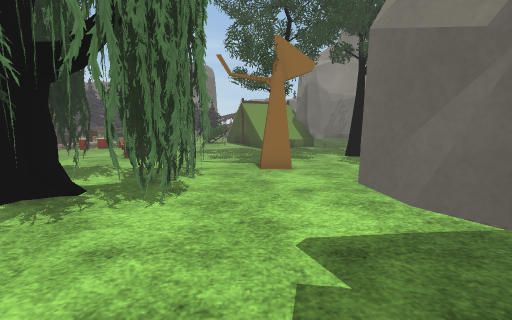
[1] (above)

22 first-person views from a walk through a 3-D level made in the Unity game engine. The camera is 1.3 m above the floor, tilts 8° down and sees 90° across. The floor is counted in squares, 1 m on a side. Each view is taken from the middle of a square. On the plan, view 1 faces up. The plan holds only what a view shows up to about 13 squares ahead; the rest is blank. The place goes on beyond the plan. The terrain is drawn as flat ground. The player character is not drawn. Some surface patterns are stand-ins.

[2]
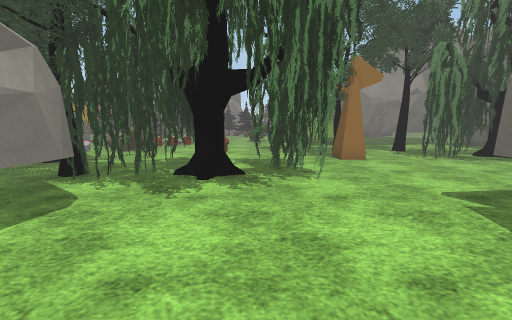

[3]
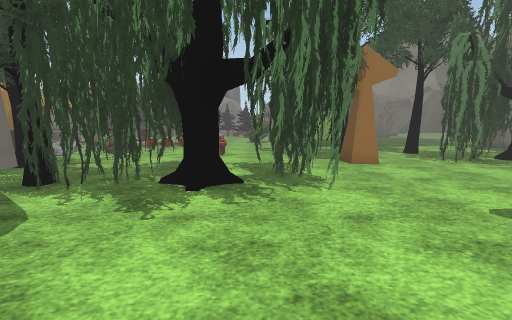

[4]
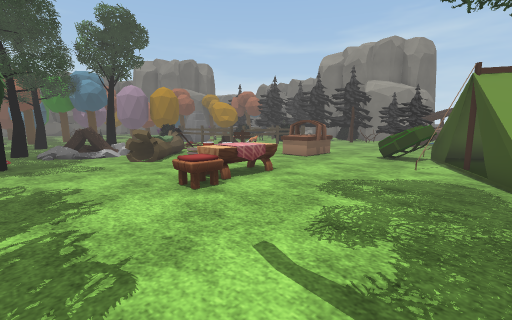

[5]
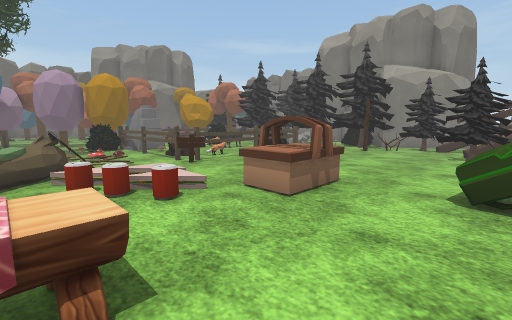

[6]
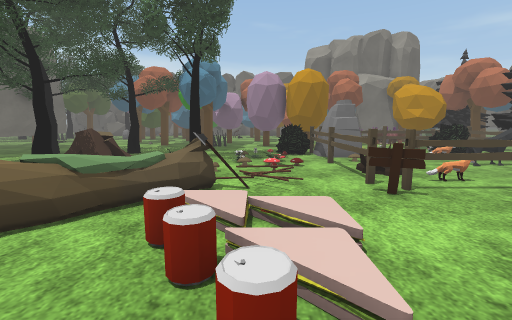

[7]
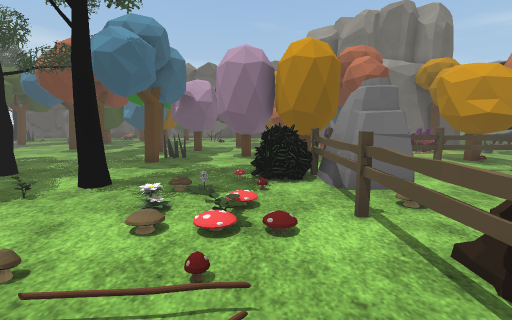

[8]
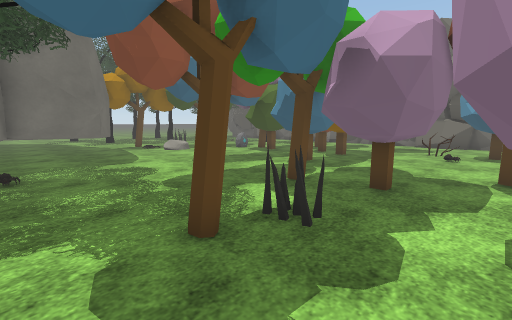

[9]
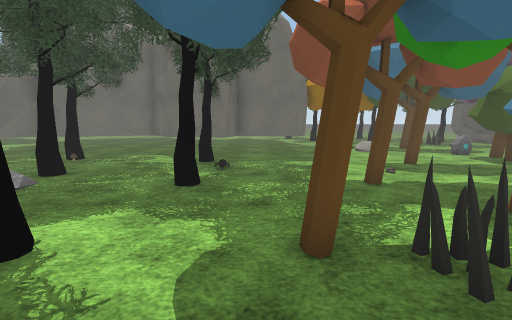

[10]
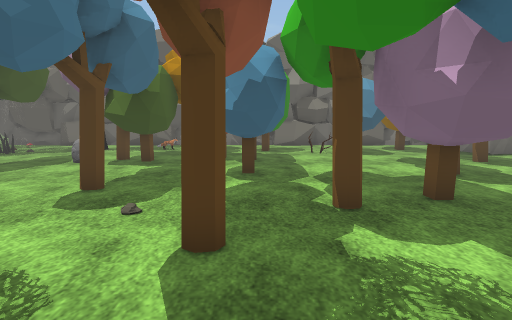

[11]
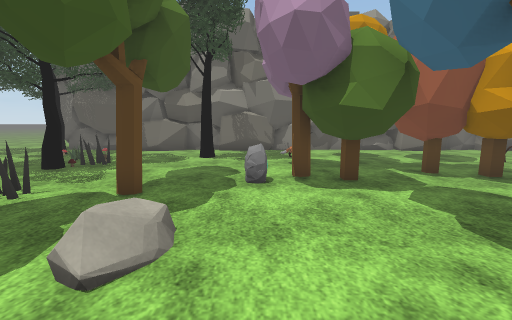

[12]
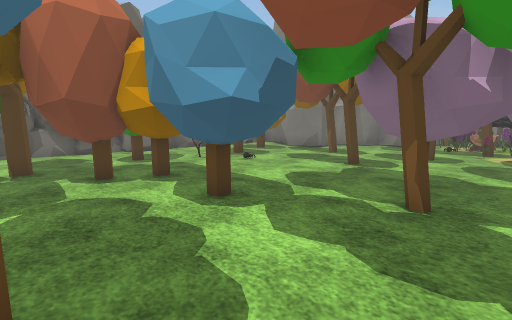

[13]
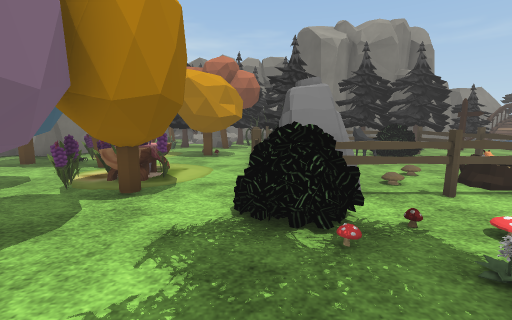

[14]
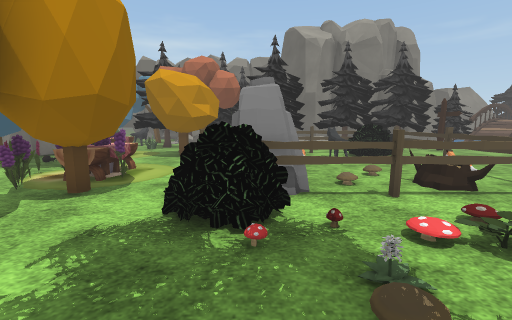

[15]
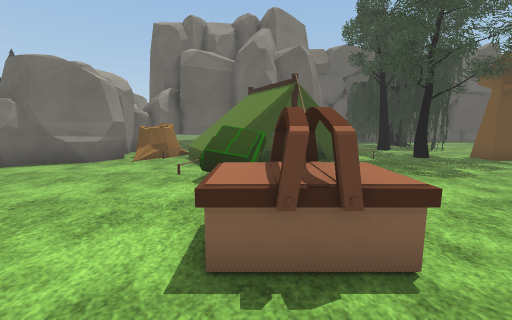

[16]
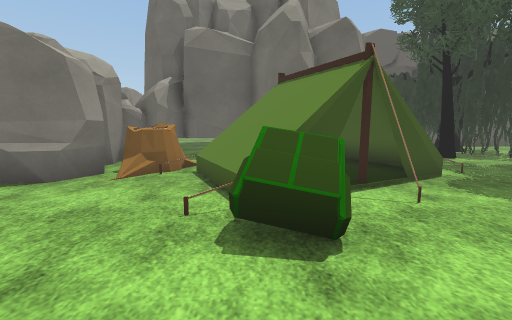

[17]
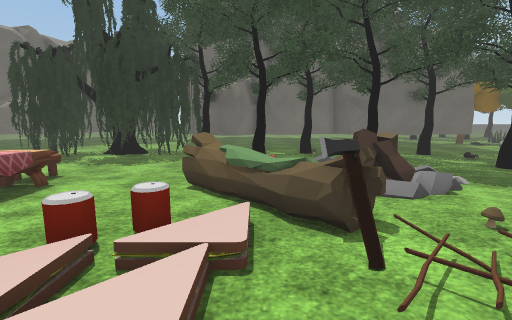

[18]
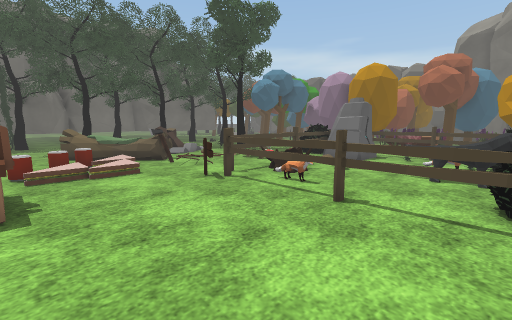

[19]
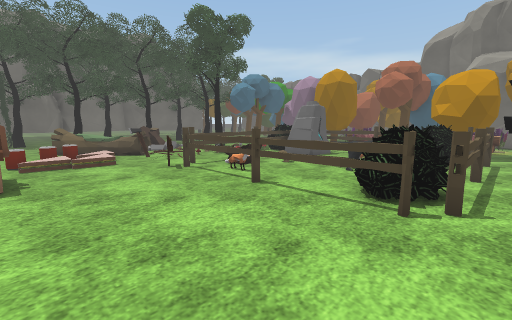

[20]
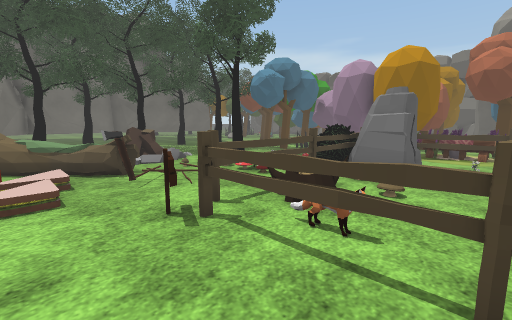

[21]
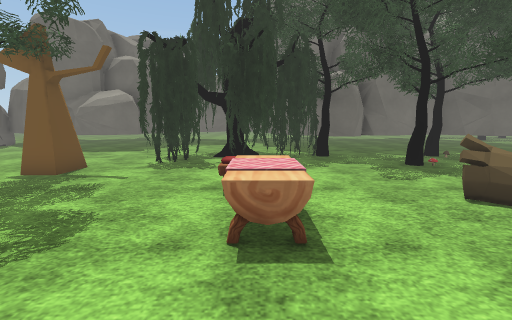

[22]
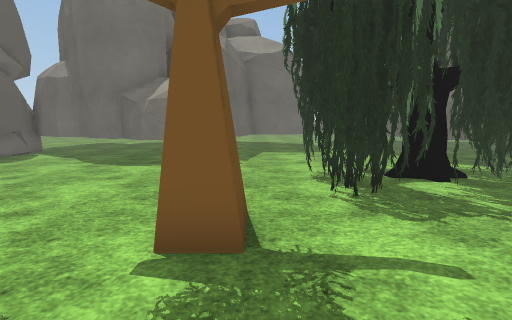

### Floor plan
Key: @ floor where view 1 was taken; # wall or solid block; x gap in a wall; . main floor; : floor 0.25 m higher than the main floor; / step, stairs or slope; v drop or lower ground; O other object.
Columns run from 35 left of view 1 to 6 right of it. Each row starts with its distance up from view 1.
 24           # O    #OOO......O...O  #
 23          ##OOOO OOOOOOOOO.....OOO.#####
 22        ### OOOOOO OO.OOOO..........## ##
 21           OOO....OOOOO..O...........OO##
 20      #    OOOOO..O...O..O...........OO.#
 19      #    O.OOOO.OO..O.OO.........///  #
 18        ...OOOOOO.OOOOOO.O.......OO///vv#
 17       .O.. OOOOOOOOOOOOOO...OO..OO////##
 16    OO .... OO OO.OO.....O...OO....x/  #
 15  # OO........ OO.OOOOOO/..//......#/
 14 #.. OOO..O...OOO...O.O.////OO......///
 13 #.. OOO... OOO.....OO.OOO/OO............
 12 #...OO....OOOOOO...O....OO....O.........
 11 #....O.....OO..O...OO:.:.OO...O.....O..O.O
 10 #.. O    OO.O.........OO/.O...OO....O..OOO
  9 #.. O  OOOOO.O...OO..:O /..............OOO
  8 #.... OOOOO..O....O..O//...........OO..OOO
  7 #.... OO.............O..OO....O.OOO.....OO
  6 #...O.OOO..O.................OOOOOO.......
  5 #  O.. OO.........O...OO...OOOOOOO........
  4 #../..OOO........###...O..##OOOOOOO.......
  3 ##.....O......#######..######OOOOO........
  2 ##............####  ####    ## .....#####.
  1 #..O....O.....               #......#   ##
  0 #...........                 #.....@#
 -1 #..........O                    ....#
 -2 #..OOO..OO                      .####

Where each view was taken, in squares from view 1:
view 1: 0 up, 0 right, facing up
view 2: 2 down, 3 left, facing up
view 3: 1 down, 3 left, facing up
view 4: 7 up, 0 right, facing up-left
view 5: 12 up, 3 left, facing up-left
view 6: 14 up, 6 left, facing left
view 7: 15 up, 11 left, facing left
view 8: 14 up, 18 left, facing down-left
view 9: 14 up, 19 left, facing down
view 10: 9 up, 19 left, facing left
view 11: 3 up, 22 left, facing left
view 12: 6 up, 22 left, facing up-left
view 13: 12 up, 18 left, facing up
view 14: 12 up, 17 left, facing up
view 15: 17 up, 9 left, facing right
view 16: 18 up, 6 left, facing right
view 17: 16 up, 10 left, facing down
view 18: 22 up, 7 left, facing down-left
view 19: 24 up, 7 left, facing down-left
view 20: 20 up, 9 left, facing down-left
view 21: 15 up, 5 left, facing down
view 22: 11 up, 0 right, facing down
